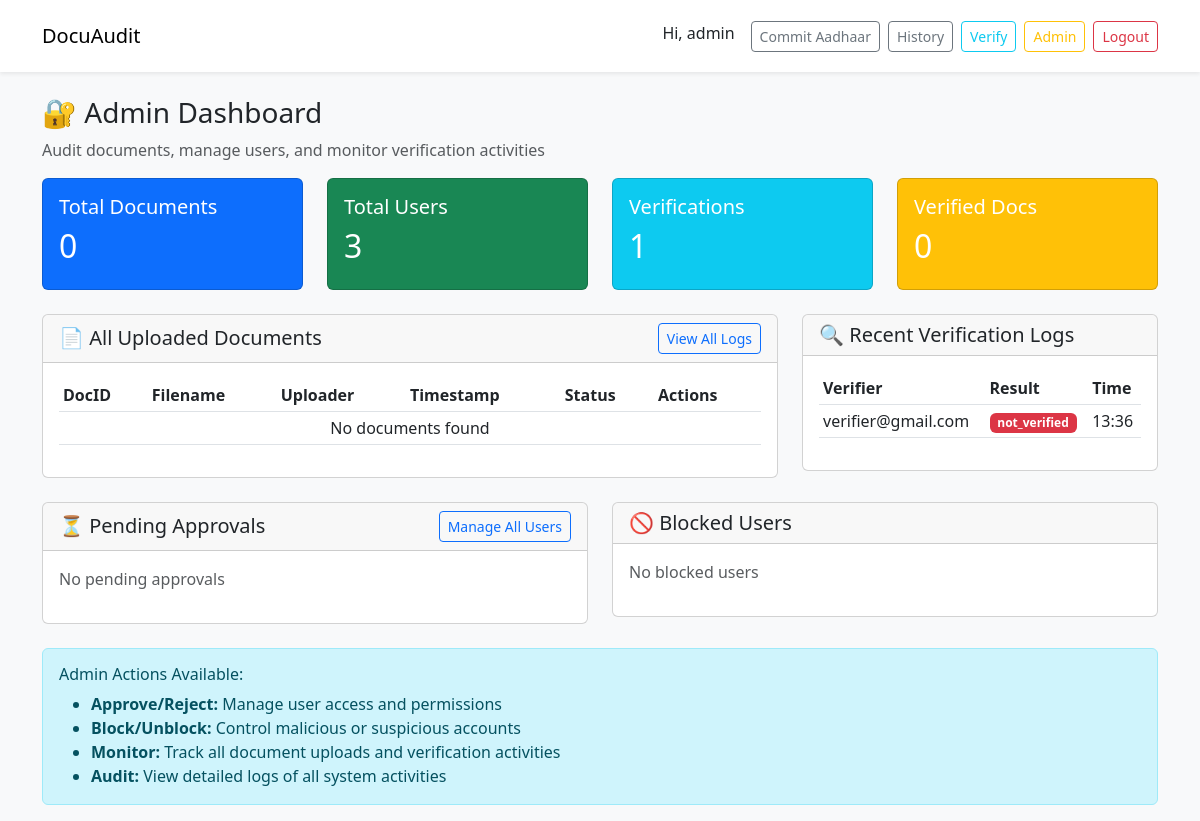
Page /admin (signed in) on the earlier database version.
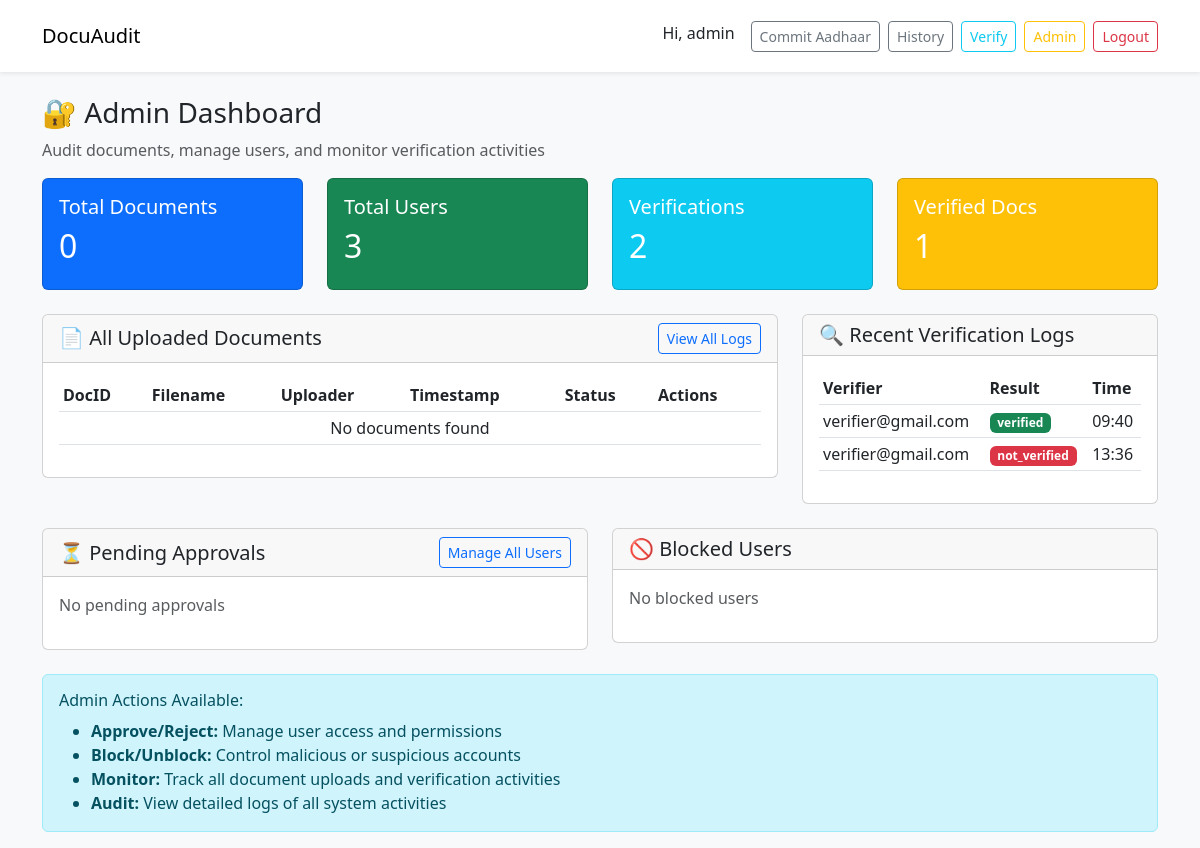
Same page on the later database version.
### app.py (models this page shows)
class VerificationLog(db.Model):
    __tablename__ = "verification_logs"
    id = db.Column(db.Integer, primary_key=True)
    verifier_id = db.Column(db.Integer, db.ForeignKey("users.id"), nullable=False)
    document_id = db.Column(db.Integer, db.ForeignKey("documents.id"), nullable=True)
    verification_type = db.Column(db.String(32), nullable=False)  # commitment, qr_code
    verification_data = db.Column(db.Text, nullable=True)  # commitment hash or QR data
    result = db.Column(db.String(32), nullable=False)  # verified, tampered, not_found
    ip_address = db.Column(db.String(45), nullable=True)
    user_agent = db.Column(db.Text, nullable=True)
    created_at = db.Column(db.DateTime, default=datetime.utcnow)
    verifier = db.relationship("User", backref="verification_logs")
    document = db.relationship("Document", backref="verification_logs")

class User(UserMixin, db.Model):
    __tablename__ = "users"
    id = db.Column(db.Integer, primary_key=True)
    email = db.Column(db.String(255), unique=True, nullable=False)
    password_hash = db.Column(db.String(255), nullable=False)
    name = db.Column(db.String(255))
    role = db.Column(db.String(32), default="prover")  # prover, verifier, admin
    eth_address = db.Column(db.String(255), nullable=True)
    status = db.Column(db.String(32), default="active")  # active, pending, blocked, suspended
    is_approved = db.Column(db.Boolean, default=False)  # admin approval required
    last_login = db.Column(db.DateTime, nullable=True)
    created_at = db.Column(db.DateTime, default=datetime.utcnow)

### app.py (the view)
@app.route("/admin")
@login_required
def admin_dashboard():
    if current_user.role != "admin":
        flash("Access denied. Admin role required.", "danger")
        return redirect(url_for("dashboard"))
    documents = db.session.query(Document, User).join(User, Document.owner_id == User.id)\
        .order_by(Document.created_at.desc()).all()
    verification_logs = db.session.query(VerificationLog, User, Document)\
        .join(User, VerificationLog.verifier_id == User.id)\
        .outerjoin(Document, VerificationLog.document_id == Document.id)\
        .order_by(VerificationLog.created_at.desc()).limit(50).all()
    pending_users = User.query.filter_by(is_approved=False, status="active").all()
    blocked_users = User.query.filter_by(status="blocked").all()
    total_docs = Document.query.count()
    total_users = User.query.count()
    total_verifications = VerificationLog.query.count()
    verified_docs = VerificationLog.query.filter_by(result="verified").count()
    return render_template("admin_dashboard.html",
                         documents=documents,
                         verification_logs=verification_logs,
                         pending_users=pending_users,
                         blocked_users=blocked_users,
                         stats={
                             "total_docs": total_docs,
                             "total_users": total_users,
                             "total_verifications": total_verifications,
                             "verified_docs": verified_docs
                         })

### app.py (called while the page is built)
@login_manager.user_loader
def load_user(user_id):
    return User.query.get(int(user_id))

### templates/admin_dashboard.html (shortened to what the changed rows need)
{% extends "base.html" %}
{% block body %}
<div class="row mb-4">
  <div class="col-md-3">
    <div class="card bg-primary text-white">
      <div class="card-body">
        <h2>{{ stats.total_docs }}</h2>
      </div>
    </div>
  </div>
  <div class="col-md-3">
    <div class="card bg-success text-white">
      <div class="card-body">
        <h2>{{ stats.total_users }}</h2>
      </div>
    </div>
  </div>
  <div class="col-md-3">
    <div class="card bg-info text-white">
      <div class="card-body">
        <h5 class="card-title">Verifications</h5>
        <h2>{{ stats.total_verifications }}</h2>
      </div>
    </div>
  </div>
  <div class="col-md-3">
    <div class="card bg-warning text-white">
      <div class="card-body">
        <h5 class="card-title">Verified Docs</h5>
        <h2>{{ stats.verified_docs }}</h2>
      </div>
    </div>
  </div>
</div>
<div class="row">
  <div class="col-md-8">
    <div class="card">
      <div class="card-body">
        <div class="table-responsive">
          <table class="table table-sm">
            <thead>
              <tr>
                <th>DocID</th>
                <th>Filename</th>
                <th>Uploader</th>
                <th>Timestamp</th>
                <th>Status</th>
                <th>Actions</th>
              </tr>
            </thead>
          </table>
        </div>
      </div>
    </div>
  </div>
  <div class="col-md-4">
    <div class="card">
      <div class="card-body">
        <div class="table-responsive">
          <table class="table table-sm">
            <thead>
              <tr>
                <th>Verifier</th>
                <th>Result</th>
                <th>Time</th>
              </tr>
            </thead>
            <tbody>
              {% for log, verifier, doc in verification_logs[:10] %}
                <tr>
                  <td>{{ verifier.email }}</td>
                  <td>
                    <span class="badge bg-{{ 'success' if log.result == 'verified' else 'danger' }}">
                      {{ log.result }}
                    </span>
                  </td>
                  <td>{{ log.created_at.strftime('%H:%M') }}</td>
                </tr>
              {% else %}
                <tr><td colspan="3" class="text-center">No logs found</td></tr>
              {% endfor %}
            </tbody>
          </table>
        </div>
      </div>
    </div>
  </div>
</div>
{% endblock %}

Differences in the rows shown:
added VerificationLog: email "verifier@gmail.com", result "verified", created_at "09:40"
Other differences:
{{ stats.total_verifications }}: "1" → "2"
{{ stats.verified_docs }}: "0" → "1"
